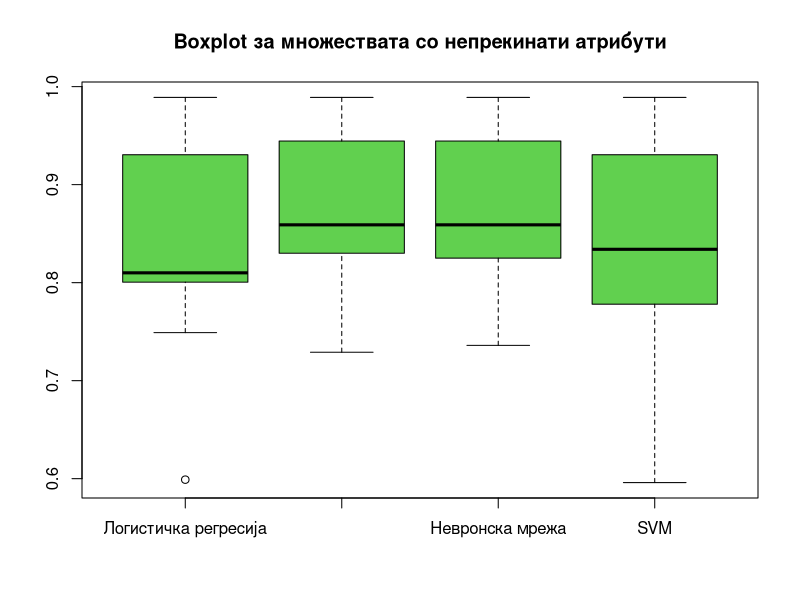
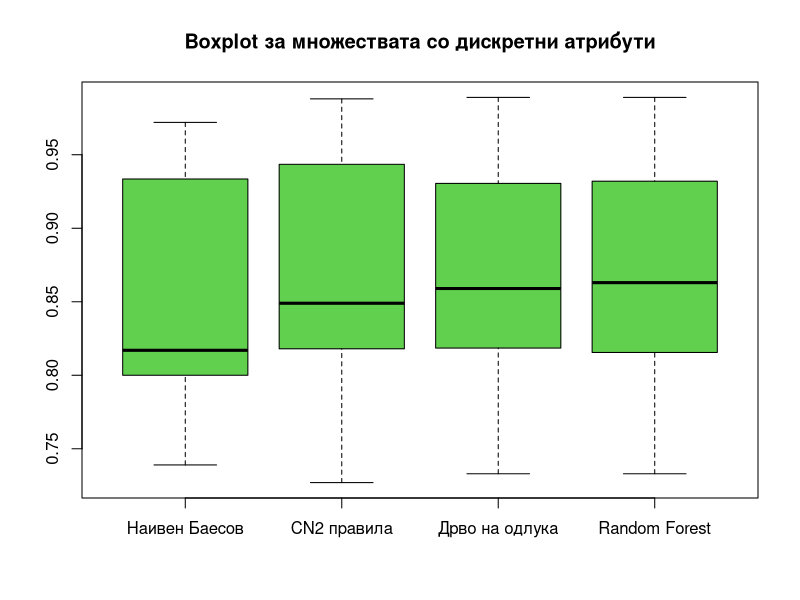

Generate these figures, in order, with R:
t.test.ednakvost<-function(X,Y,isti=TRUE,tip="dvostran",alfa)
{
  n=length(X)
  m=length(Y)
  if(n>=30&m>=30) print('Дисперзиите не се познати но примероците се доволно големи, не мора да се користи t-тест.')
  Sx=sd(X)
  Sy=sd(Y)
  Sp=sqrt(((n-1)*Sx^2+(m-1)*Sy^2)/(n+m-2))
  if(isti==FALSE) T=(mean(X)-mean(Y))/sqrt((Sx^2)/n+(Sy^2)/m)
  else T=(mean(X)-mean(Y))/(Sp*sqrt(1/n+1/m))
  print(paste('Тест статистиката: ',T))
  if(tip=="dvostran")
  {
    talfa=qt(1-alfa/2,n+m-2)
    C=c(-talfa,talfa)
    print(paste('Критичниот домен: (',-Inf,',',C[1],')U(',C[2],',',Inf,')'))
    if(T<C[1]|T>C[2]) print(paste('Тест статистиката припаѓа во критичниот домен, се отфрла нултата хипотеза! Очекувањата не се еднакви!'))
    else print(paste('Тест статистиката не припаѓа во критичниот домен, се прифаќа нултата хипотеза! Очекувањата се еднакви!'))
  }
  else if(tip=="ednostran.pomalo")
  {
    talfa=qt(1-alfa,n+m-2)
    C=-talfa
    print(paste('Критичниот домен: (',-Inf,',',C,')'))
    if(T<C) print(paste('Тест статистиката припаѓа во критичниот домен, се отфрла нултата хипотеза! Математичкото очекување на првата променлива е помало од очекувањето на втората променлива!'))
    else print(paste('Тест статистиката не припаѓа во критичниот домен, се прифаќа нултата хипотеза! Очекувањата се еднакви!'))
  }
  else if(tip=="ednostran.pogolemo")
  {
    talfa=qt(1-alfa,n+m-2)
    C=talfa
    print(paste('Критичниот домен: (',C,',',Inf,')'))
    if(T>C) print(paste('Тест статистиката припаѓа во критичниот домен, се отфрла нултата хипотеза! Математичкото очекување на првата променлива е поголемо од очекувањето на втората променлива!'))
    else print(paste('Тест статистиката не припаѓа во критичниот домен, се прифаќа нултата хипотеза! Очекувањата се еднакви!'))
  }
  else print('Невалиден тип на тест!')
}

f.test<-function(X,Y,tip="dvostran",alfa)
{
  n=length(X)
  m=length(Y)
  Sx=sd(X)
  Sy=sd(Y)
  F=(Sx^2)/(Sy^2)
  print(paste('Тест статистиката: ',F))
  if(tip=="dvostran")
  {
    falfa1=qf(1-alfa/2,n-1,m-1)
    falfa2=qf(alfa/2,n-1,m-1)
    C=c(falfa2,falfa1)
    print(paste('Критичниот домен: (',-Inf,',',C[1],')U(',C[2],',',Inf,')'))
    if(F<C[1]|F>C[2]) print(paste('Тест статистиката припаѓа во критичниот домен, се отфрла нултата хипотеза! Дисперзиите не се еднакви!'))
    else print(paste('Тест статистиката не припаѓа во критичниот домен, се прифаќа нултата хипотеза! Дисперзиите се еднакви!'))
  }
  else if(tip=="ednostran.pomalo")
  {
    falfa=qf(alfa,n-1,m-1)
    C=falfa
    print(paste('Критичниот домен: (',-Inf,',',C,')'))
    if(F<C) print(paste('Тест статистиката припаѓа во критичниот домен, се отфрла нултата хипотеза! Дисперзијата на првата променлива е помала од дисперзијата на втората променлива!'))
    else print(paste('Тест статистиката не припаѓа во критичниот домен, се прифаќа нултата хипотеза! Дисперзиите се еднакви!'))
  }
  else if(tip=="ednostran.pogolemo")
  {
    falfa=qf(1-alfa,n-1,m-1)
    C=falfa
    print(paste('Критичниот домен: (',C,',',Inf,')'))
    if(F>C) print(paste('Тест статистиката припаѓа во критичниот домен, се отфрла нултата хипотеза! Дисперзијата на првата променлива е поголема од дисперзијата на втората променлива!'))
    else print(paste('Тест статистиката не припаѓа во критичниот домен, се прифаќа нултата хипотеза! Дисперзиите се еднакви!'))
  }
  else print('Невалиден тип на тест!')
}

library(readxl)

results_neprekinati <- read_excel("results/results.xlsx", sheet = "Непрекинати", range = "C2:F13")
knn=results_neprekinati$`К најблиски соседи`
nn=results_neprekinati$`Невронска мрежа`
f.test(knn,nn,alfa = 0.01)
t.test.ednakvost(knn,nn,isti = TRUE,alfa = 0.001)
boxplot(results_neprekinati,main=paste('Boxplot за множествата со непрекинати атрибути'),names=colnames(results_neprekinati),varwidth=TRUE,col=3)


results_diskretni <- read_excel("results/results.xlsx", sheet = "Дискретни", range = "C2:F13")
rf=results_diskretni$`Random Forest`
cn2=results_diskretni$`CN2 правила`
f.test(rf,cn2,alfa = 0.01)
t.test.ednakvost(rf,cn2,isti = TRUE,alfa = 0.001)
boxplot(results_diskretni,main=paste('Boxplot за множествата со дискретни атрибути'),names=colnames(results_diskretni),varwidth=TRUE,col=3)